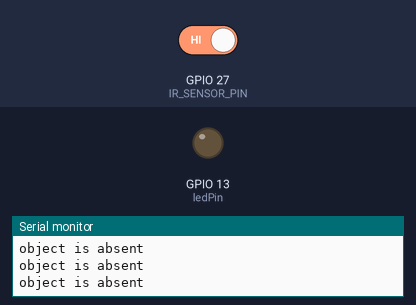
A sketch run on a simulated ESP32. On the bench: output pins drawn as LEDs (lit = HIGH), the last lines printed to the serial monitor. The test bench sets the inputs (shaded band); at power-on: GPIO 27 (IR_SENSOR_PIN) HIGH.

Above: at 1.8 s.
1.9 s: GPIO 27 (IR_SENSOR_PIN) driven LOW
At 3.2 s:
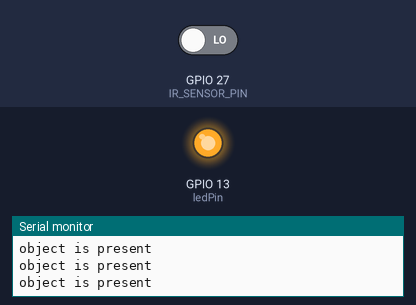
3.5 s: GPIO 27 (IR_SENSOR_PIN) driven HIGH
At 4.4 s:
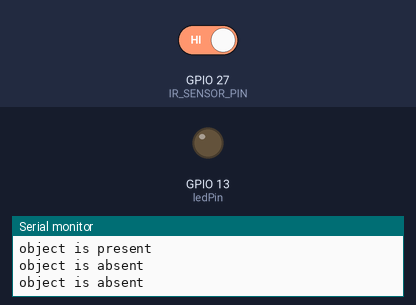
Timing chart, 0 to 6.5 s (numbered marks = the images above; inputs shaded):
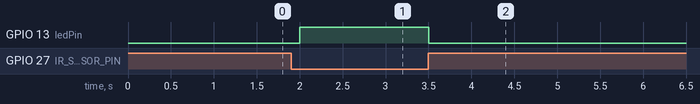

Measured:
- after the input at 1.9 s, GPIO 13 (ledPin): LOW → HIGH after 0.10 s
- after the input at 3.5 s, GPIO 13 (ledPin): HIGH → LOW at once

The sketch:

IR_sensor.ino
```cpp
#define IR_SENSOR_PIN 27
#define ledPin 13


void setup() {
  // put your setup code here, to run once:
  Serial.begin(115200);
  pinMode(IR_SENSOR_PIN, INPUT);
  pinMode(ledPin, OUTPUT);

}

void loop() {
  // put your main code here, to run repeatedly:
  int sensorValue = digitalRead(IR_SENSOR_PIN);
  if (sensorValue == 0) {
    digitalWrite(ledPin, HIGH);
    Serial.println("object is present");
  } else {
    digitalWrite(ledPin, LOW);
    Serial.println("object is absent");
  }
  delay(500);

}
```
